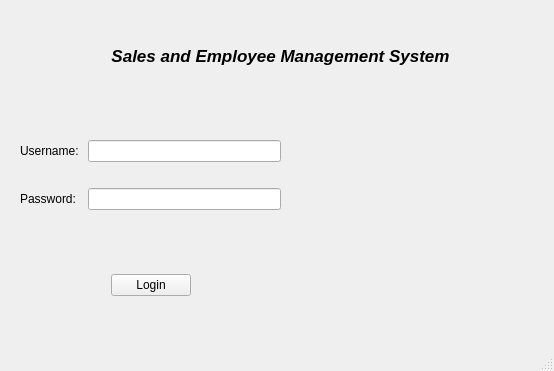
<?xml version="1.0" encoding="UTF-8"?>
<ui version="4.0">
 <class>MainWindow</class>
 <widget class="QMainWindow" name="MainWindow">
  <property name="geometry">
   <rect>
    <x>0</x>
    <y>0</y>
    <width>554</width>
    <height>371</height>
   </rect>
  </property>
  <property name="windowTitle">
   <string>MainWindow</string>
  </property>
  <widget class="QWidget" name="centralwidget">
   <widget class="QWidget" name="verticalLayoutWidget">
    <property name="geometry">
     <rect>
      <x>20</x>
      <y>10</y>
      <width>521</width>
      <height>91</height>
     </rect>
    </property>
    <layout class="QVBoxLayout" name="verticalLayout">
     <item>
      <widget class="QLabel" name="label">
       <property name="font">
        <font>
         <pointsize>13</pointsize>
         <italic>true</italic>
         <bold>true</bold>
        </font>
       </property>
       <property name="text">
        <string>Sales and Employee Management System</string>
       </property>
       <property name="alignment">
        <set>Qt::AlignCenter</set>
       </property>
      </widget>
     </item>
    </layout>
   </widget>
   <widget class="QWidget" name="gridLayoutWidget">
    <property name="geometry">
     <rect>
      <x>20</x>
      <y>120</y>
      <width>261</width>
      <height>111</height>
     </rect>
    </property>
    <layout class="QGridLayout" name="gridLayout">
     <item row="0" column="0">
      <widget class="QLabel" name="labelUsername">
       <property name="text">
        <string>Username: </string>
       </property>
      </widget>
     </item>
     <item row="1" column="1">
      <widget class="QLineEdit" name="lineEditPasswprd">
       <property name="echoMode">
        <enum>QLineEdit::Password</enum>
       </property>
      </widget>
     </item>
     <item row="1" column="0">
      <widget class="QLabel" name="labelPassword">
       <property name="text">
        <string>Password:</string>
       </property>
      </widget>
     </item>
     <item row="0" column="1">
      <widget class="QLineEdit" name="lineEditUserName"/>
     </item>
    </layout>
   </widget>
   <widget class="QWidget" name="horizontalLayoutWidget">
    <property name="geometry">
     <rect>
      <x>20</x>
      <y>250</y>
      <width>261</width>
      <height>71</height>
     </rect>
    </property>
    <layout class="QHBoxLayout" name="horizontalLayout">
     <item>
      <spacer name="horizontalSpacer">
       <property name="orientation">
        <enum>Qt::Horizontal</enum>
       </property>
       <property name="sizeHint" stdset="0">
        <size>
         <width>40</width>
         <height>20</height>
        </size>
       </property>
      </spacer>
     </item>
     <item>
      <widget class="QPushButton" name="pushButtonLogin">
       <property name="text">
        <string>Login</string>
       </property>
      </widget>
     </item>
     <item>
      <spacer name="horizontalSpacer_2">
       <property name="orientation">
        <enum>Qt::Horizontal</enum>
       </property>
       <property name="sizeHint" stdset="0">
        <size>
         <width>40</width>
         <height>20</height>
        </size>
       </property>
      </spacer>
     </item>
    </layout>
   </widget>
   <widget class="QLabel" name="label_2">
    <property name="geometry">
     <rect>
      <x>300</x>
      <y>120</y>
      <width>241</width>
      <height>201</height>
     </rect>
    </property>
    <property name="text">
     <string/>
    </property>
    <property name="pixmap">
     <pixmap>../Images/IconLogin.png</pixmap>
    </property>
    <property name="scaledContents">
     <bool>true</bool>
    </property>
   </widget>
  </widget>
  <widget class="QMenuBar" name="menubar">
   <property name="geometry">
    <rect>
     <x>0</x>
     <y>0</y>
     <width>554</width>
     <height>22</height>
    </rect>
   </property>
  </widget>
  <widget class="QStatusBar" name="statusbar"/>
 </widget>
 <resources/>
 <connections/>
</ui>
